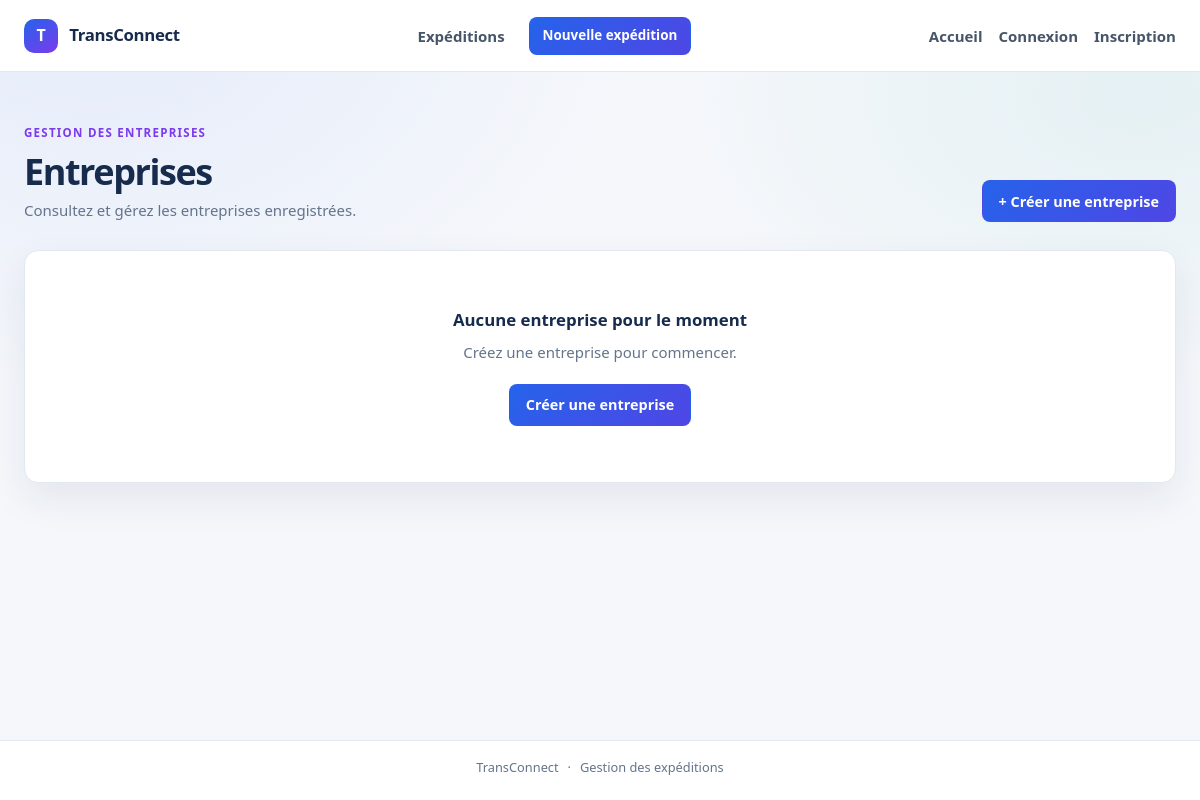
The page /entreprises/ on the database as committed earlier.
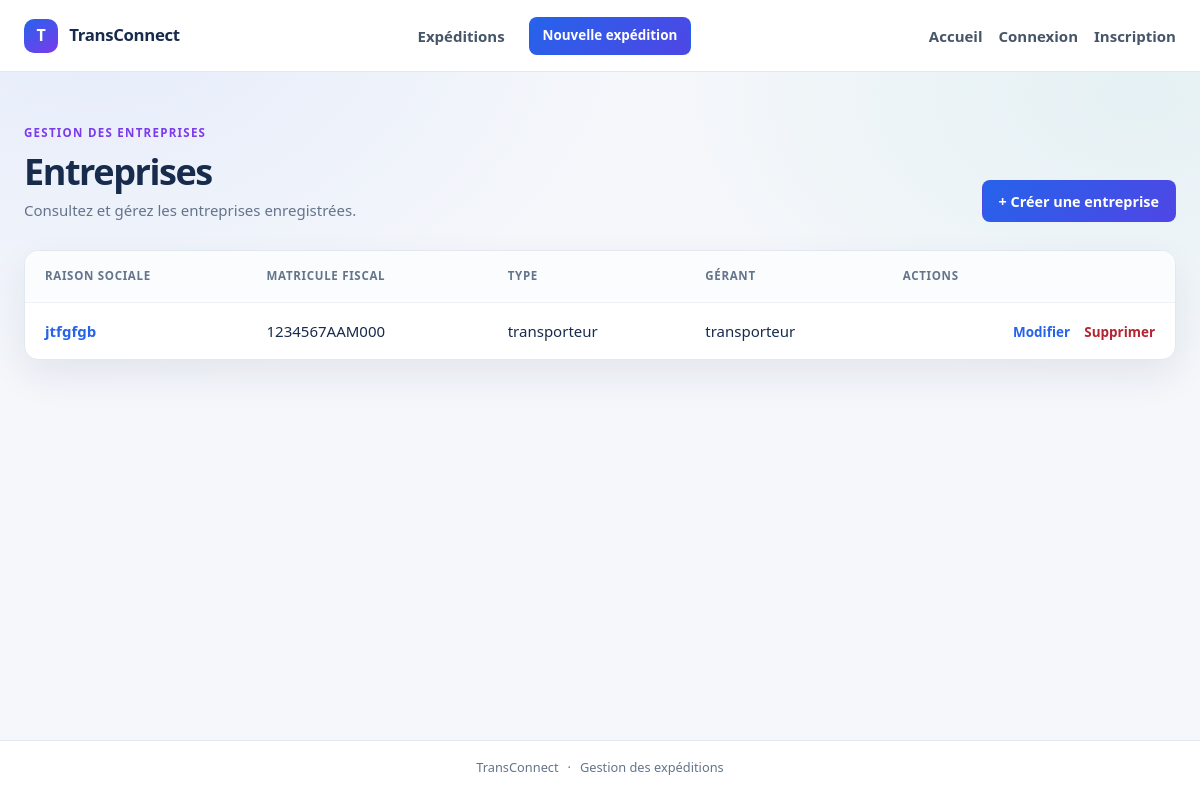
The same page on the database as committed later.
### EntrepriseApp/models.py (models this page shows, shortened)
class Entreprise(models.Model):
    raison_social = models.CharField(max_length=200, blank=False ,null=False)
    matricule_fiscal =models.CharField(max_length=17 ,unique=True, validators=[matricule_fiscal_validator])
    adresse = models.TextField(validators=[MinLengthValidator(20,"l'adresse ne peut pas avoir moins de 20 char"),MaxLengthValidator(400,"l'adresse ne peut pas depasser les 400 char")])
    type_entreprise=models.CharField(max_length=100,choices=[('c','chargeur'),
    ('t','transporteur')])
    created_at = models.DateTimeField(auto_now_add=True)
    updated_at =models.DateTimeField(auto_now=True)
    gerant= models.OneToOneField(Utilisateur ,on_delete=models.CASCADE,related_name='entreprise')

class Utilisateur(AbstractUser):
    email = models.EmailField(unique=True , validators=[validate_email])
    user_id = models.CharField(primary_key=True, max_length=8, unique=True)
    telephone = models.CharField(max_length=15, blank=True, null=True)
    role = models.CharField(max_length=20, choices=[
        ('c', 'chargeur'),
        ('t', 'transporteur')
    ], default='c')
    created_at = models.DateTimeField(auto_now_add=True)
    updated_at = models.DateTimeField(auto_now=True)

### EntrepriseApp/views.py (the view)
# urls.py: path("", EntrepriseList.as_view(), name="entreprise_list"),
class EntrepriseList(ListView):
    model = Entreprise
    template_name = "entreprise/list.html"
    context_object_name = "entreprises"

### EntrepriseApp/templates/entreprise/list.html (shortened to what this page needs)
{% extends "expedition/base.html" %}
{% block content %}
    <div class="page-heading">
        <div>
            <p class="eyebrow">GESTION DES ENTREPRISES</p>
            <h1>Entreprises</h1>
            <p class="page-subtitle">Consultez et gérez les entreprises enregistrées.</p>
        </div>
        <a class="button button-primary" href="{% url 'entreprise_create' %}">+ Créer une entreprise</a>
    </div>
    <section class="panel">
        {% if entreprises %}
            <div class="table-wrap">
                <table class="shipment-table">
                    <thead><tr><th>Raison sociale</th><th>Matricule fiscal</th><th>Type</th><th>Gérant</th><th>Actions</th></tr></thead>
                    <tbody>
                        {% for entreprise in entreprises %}
                            <tr>
                                <td><a class="reference-link" href="{% url 'entreprise_detail' pk=entreprise.pk %}">{{ entreprise.raison_social }}</a></td>
                                <td>{{ entreprise.matricule_fiscal }}</td>
                                <td>{{ entreprise.get_type_entreprise_display }}</td>
                                <td>{{ entreprise.gerant }}</td>
                                <td class="table-actions">
                                    <a href="{% url 'entreprise_update' pk=entreprise.pk %}">Modifier</a>
                                    <a class="text-danger" href="{% url 'entreprise_delete' pk=entreprise.pk %}">Supprimer</a>
                                </td>
                            </tr>
                        {% endfor %}
                    </tbody>
                </table>
            </div>
        {% else %}
            <div class="empty-state">
                <h3>Aucune entreprise pour le moment</h3>
                <p>Créez une entreprise pour commencer.</p>
                <a class="button button-primary" href="{% url 'entreprise_create' %}">Créer une entreprise</a>
            </div>
        {% endif %}
    </section>
{% endblock %}

Rows that differ between the two databases and show on the page:
added Entreprise: raison_social "jtfgfgb", matricule_fiscal "1234567AAM000", type_entreprise "transporteur", gerant "transporteur"
Other text that changed with them:
text no longer shown: "Aucune entreprise pour le moment Créez une entreprise pour commencer. Créer une entreprise"
text now shown: "RAISON SOCIALE MATRICULE FISCAL TYPE GÉRANT ACTIONS"
